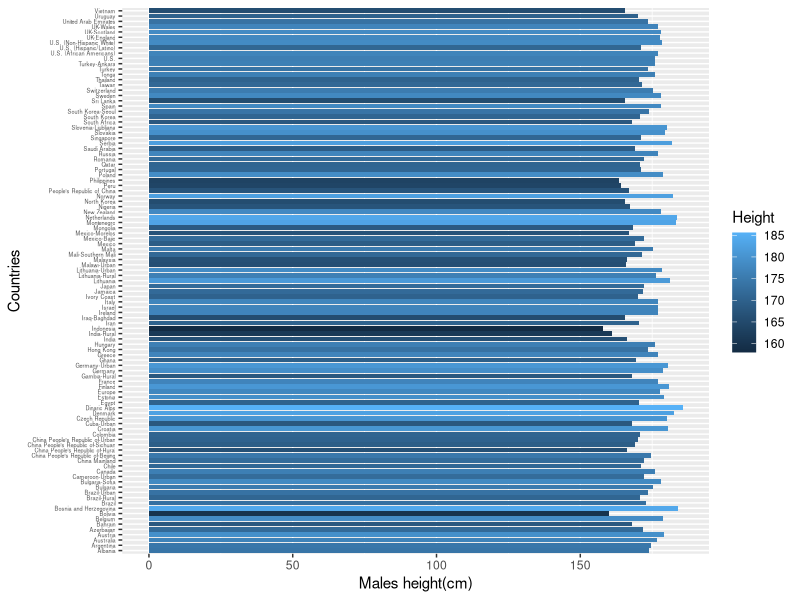
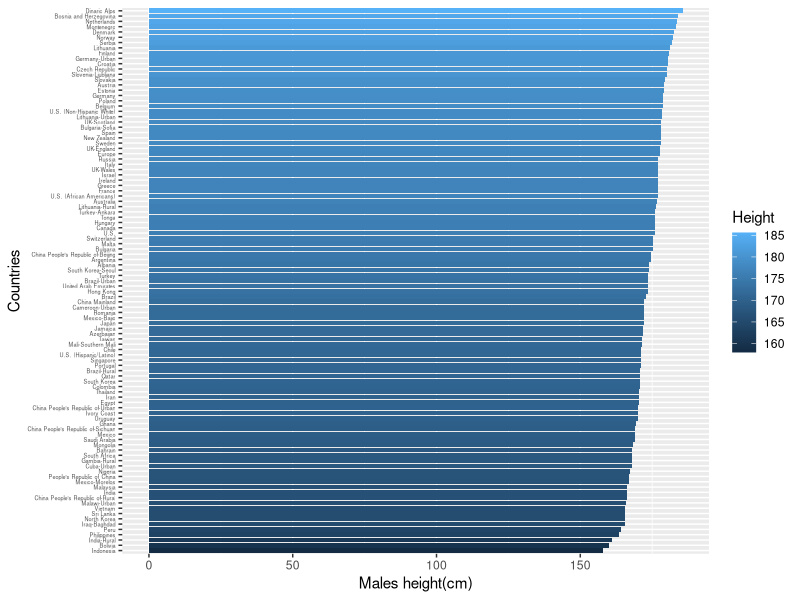
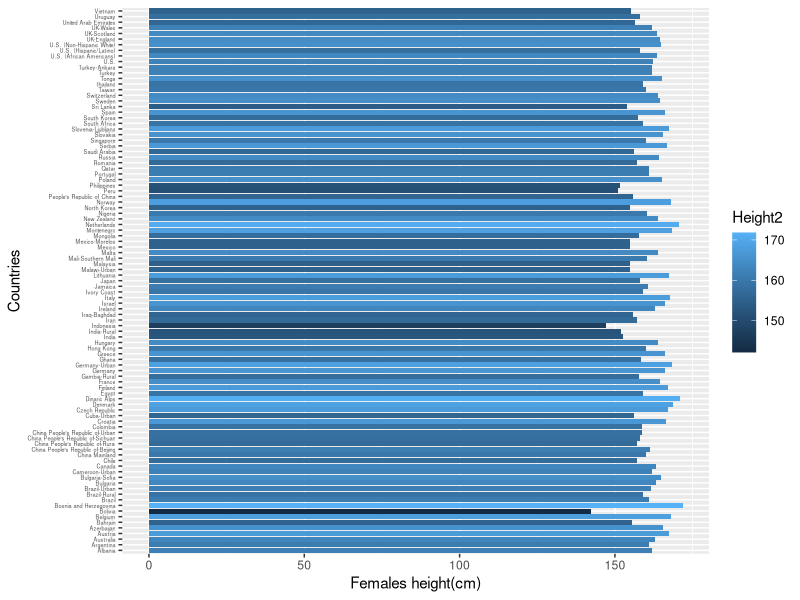
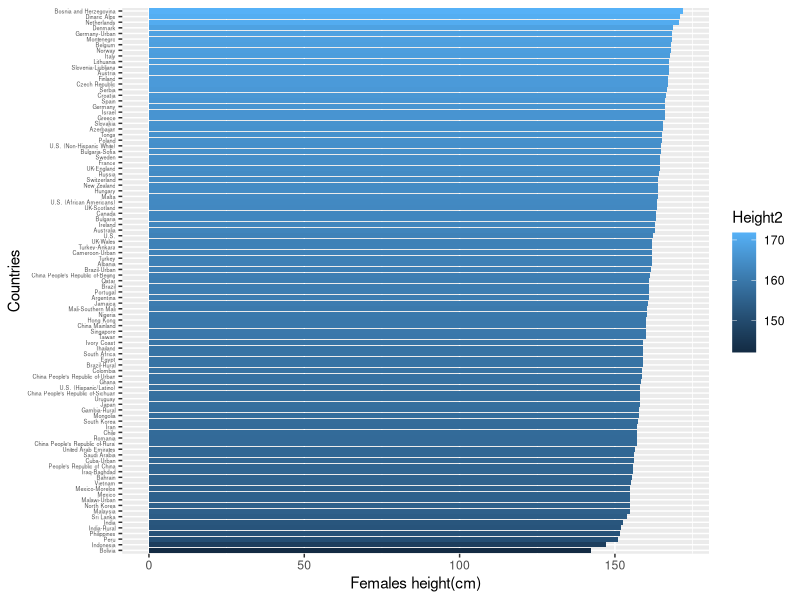
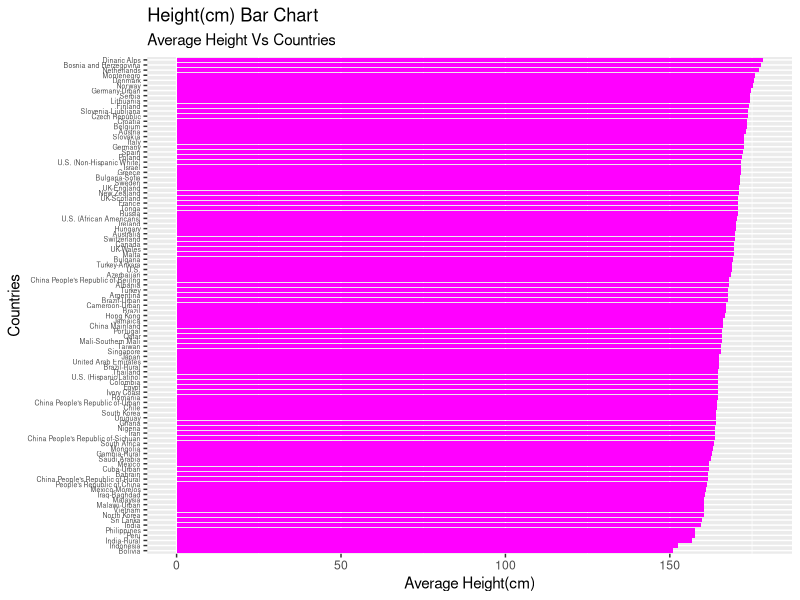

R code for these plots, in order:
## ---- chunk 1
knitr::opts_chunk$set(echo = TRUE)
## ---- chunk 2
library(tidyverse)
library(ggplot2)
library(here)
library(lubridate)
## ---- chunk 3
library(readr)
Height_Data_Edited <- read_csv("Height_Data_Edited.csv")
View(Height_Data_Edited)
## ---- chunk 4
new_data <- rename(Height_Data_Edited, Countries = Country_Region, Height = Average_male_height_cm) 

new_data <- filter(new_data, !(is.na(Height)))
new_data
## ---- chunk 5
ggplot(data = new_data, aes(y = Countries, x = Height, fill = Height)) + geom_bar(stat = 'identity') + labs(x = 'Males height(cm)', y = 'Countries') + theme(axis.text.y = element_text(size = 4.0))
## ---- chunk 6
ggplot(data = new_data, aes(y = reorder(Countries, Height), x = Height, fill = Height)) + geom_bar(stat = 'identity') + labs(x = 'Males height(cm)', y = 'Countries') + theme(axis.text.y = element_text(size = 4.0))
## ---- chunk 7
new_data <- rename(new_data, Height2 = 'Average_female_height_(cm)')

new_data <- filter(new_data, !(is.na(Height2)))

vars_out <- c("...7", "...8", "...9")
new_data <- select(new_data, -vars_out)
new_data
## ---- chunk 8
ggplot(data = new_data, aes(y = Countries, x = Height2, fill = Height2)) + geom_bar(stat = 'identity') + labs(x = 'Females height(cm)', y = 'Countries') + theme(axis.text.y = element_text(size = 4.0))
## ---- chunk 9
ggplot(data = new_data, aes(y = reorder(Countries, Height2), x = Height2, fill = Height2)) + geom_bar(stat = 'identity') + labs(x = 'Females height(cm)', y = 'Countries') + theme(axis.text.y = element_text(size = 4.0))
## ---- chunk 10
new_data <- mutate(new_data, Avg_Height = (Height + Height2)/2)
new_data
## ---- chunk 11
ggplot(new_data, aes(y = reorder(Countries, Avg_Height), x = Avg_Height)) +
  geom_bar(stat = "identity", fill = "Magenta") +
  labs(title="Height(cm) Bar Chart",
       subtitle = "Average Height Vs Countries", 
       x = 'Average Height(cm)', 
       y = 'Countries') + 
  theme(axis.text.y = element_text(size = 5.0)) 
  
